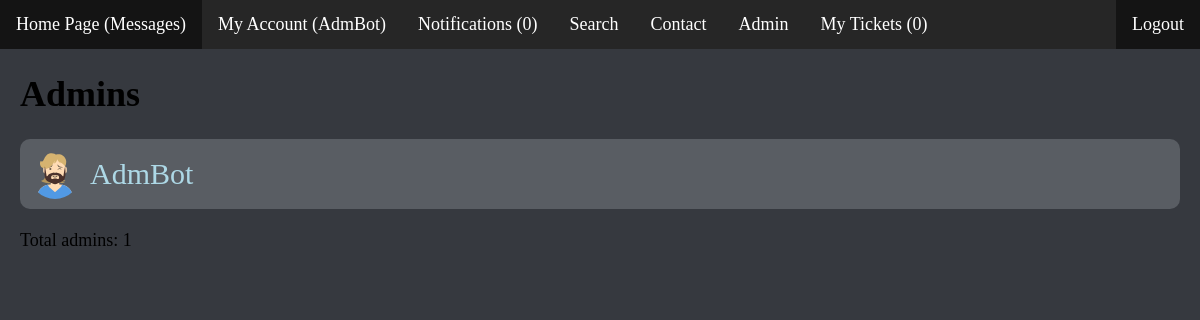
Screenshot of /admins.php (signed in) with the database file from the repository.
### tables this page shows
CREATE TABLE `users` (
  `id` int(11) NOT NULL,
  `username` varchar(64) NOT NULL,
  `email` varchar(64) NOT NULL,
  `phone` int(20) NOT NULL,
  `password` varchar(64) NOT NULL,
  `created_at` timestamp NOT NULL DEFAULT current_timestamp() ON UPDATE current_timestamp(),
  `admin` int(11) NOT NULL,
  `gender` int(11) NOT NULL,
  `file` text NOT NULL,
  `bio` text NOT NULL,
  `founder` int(11) NOT NULL,
  `banned` int(11) NOT NULL,
  `logged` int(11) NOT NULL,
  `ip` varchar(64) NOT NULL,
  `last_ip` varchar(64) NOT NULL
);

### admins.php (the view, shortened to what this page needs)
<?php
  require "config.php";
?>
<!DOCTYPE html>
<html>
<head>
  <link rel="stylesheet" href="css/admins.css?v=<?php echo time(); ?>">
</head>
<body>
	 <?php include_once("header.php"); ?>
   <div  style="margin: 20px;">
    <h1>Admins</h1>
        <?php
        $button = 0;
          if(isset($_SESSION['username'])) {
            $sql="SELECT * FROM `users` WHERE admin=1";
            $query = mysqli_query($link,$sql);
            if (mysqli_num_rows($query) > 0) {
                while ($row= mysqli_fetch_assoc($query)) {
        ?>
        <div class="boxes">
          <span style="color:black;"><img id="image" src="<?php echo $row['file']; ?>" alt="Profile"></span><br id="for-phone" />
          <a id="link-profile" href="profile.php?id=<?php echo $row['id']; ?>"><?php echo $row['username']; ?></a>
        </div>
        <br>
    <?php
    $button ++;
      }
    } else {
?>
<div class="post-by-user"><p>There are no administrators.</p></div>
<?php
  }
}
echo "Total admins: $button";
?>
</body>
</html>

### css/admins.css (style rules this page uses)
#image { float: left; width: 50px; margin-right: 10px; height: 50px; border-radius: 25px; }
.boxes { background-color: rgb(89, 93, 99); padding:10px; color:#080d4d; transition: .3s; border-radius: 10px; display: flex; }
.boxes a { margin-top: 7.5px; }
body { font-size: 18px; background: #36393f; }
#link-profile { text-decoration: none; color: lightblue; font-size: 30px; }

### css/header.css (style rules this page uses)
body { margin:0; padding:0; }

### rows the page displays
users: file (picture), username "AdmBot"

### other values shown
$_SESSION['username'] "AdmBot"
$row "0"
$rows "0"
$button "1"
